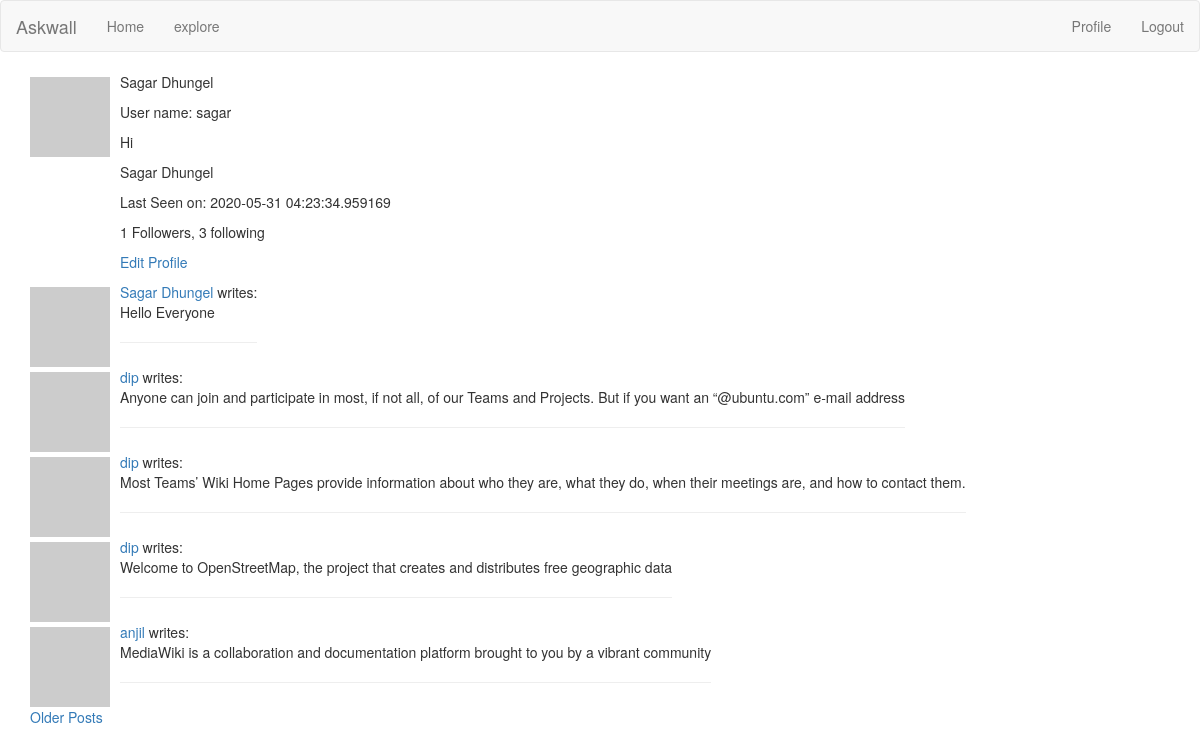
The page /user/sagar (signed in) on the database as committed earlier.
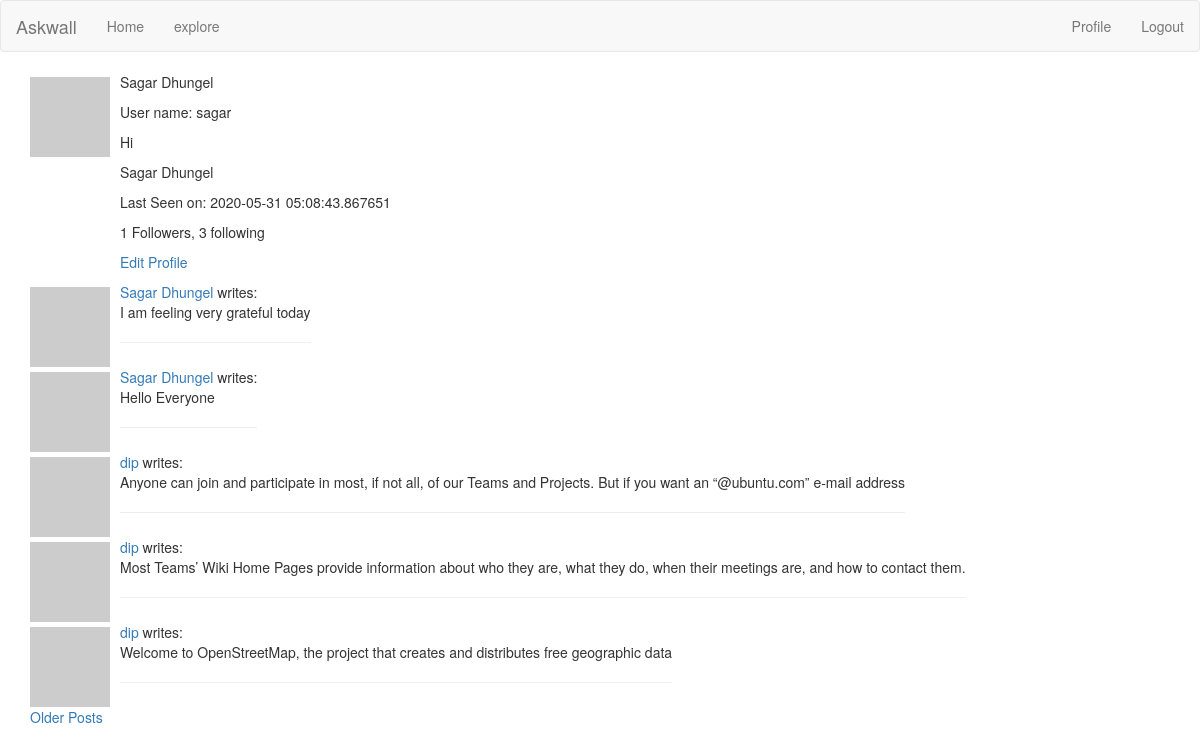
The same page on the database as committed later.
### app/models.py (models this page shows, shortened)
class User(UserMixin, db.Model):
	id = db.Column(db.Integer, primary_key= True)
	username = db.Column(db.String(64), index = True)
	profile_name = db.Column(db.String(64))
	email = db.Column(db.String(120), index = True)
	password_hash = db.Column(db.String(128))
	posts = db.relationship('Post', backref='author', lazy='dynamic')
	about_me = db.Column(db.String(150))
	last_seen = db.Column(db.DateTime, default=datetime.utcnow)
	followed = db.relationship(
		'User', secondary=followers,
		primaryjoin = (followers.c.follower_id == id),
		secondaryjoin = (followers.c.followed_id == id),
		backref = db.backref('followers', lazy='dynamic'), lazy ='dynamic')
	def avatar(self, size):
		digest = md5(self.email.lower().encode('utf-8')).hexdigest()
		return 'http://www.gravatar.com/avatar/{}?d=identicon&s={}'.format(digest, size)

class Post(db.Model):
	id = db.Column(db.Integer, primary_key = True)
	body = db.Column(db.String(140))
	timestamp = db.Column(db.DateTime, index= True, default=datetime.utcnow)
	user_id = db.Column(db.Integer, db.ForeignKey('user.id'))

### app/routes.py (the view)
@app.route('/user/<username>')
@login_required
def user(username):
	user = User.query.filter_by(username=username).first_or_404()
	page = request.args.get('page', 1, type=int)
	posts = Post.query.order_by(Post.timestamp.desc()).paginate(
		page, app.config['POSTS_PER_PAGE'], False)
	next_url = url_for('user', username=user.username, page=posts.next_num) if posts.has_next else None
	prev_url = url_for('user', username=user.username, page = posts.prev_num) if posts.has_prev else None
	form = EmptyForm()
	return render_template('user.html', user=user, posts=posts.items, prev_url=prev_url, next_url=next_url)

### app/models.py (called while the page is built)
@login.user_loader
def load_user(id):
	return User.query.get(int(id))

### app/routes.py (called while the page is built)
@app.before_request
def before_request():
	if current_user.is_authenticated:
		current_user.last_seen = datetime.utcnow()
		db.session.commit()

### app/templates/user.html (shortened to what this page needs)
{% extends "base.html" %}
{% block app_content %}
<div>
	<table>
		<tr valign="top">
			<td><img src="{{ user.avatar(128) }}"></td>
			<td>
				{% if user.profile_name %}
					<p> {{ user.profile_name }}</p>
				{% endif %}
				<p> User name: {{ user.username }}</p>
				{% if user.about_me %}
					<p> {{ user.about_me }}</p>
				{% endif %}
				{% if user.profile_name %}
					<p> {{ user.profile_name }}</p>
				{% endif %}
				{% if user.last_seen %}
					<p>Last Seen on: {{ user.last_seen }}</p>
				{% endif %}
				<p> {{user.followers.count() }} Followers, {{ user.followed.count() }} following</p>
				{% if user == current_user %}
					<p><a href="{{ url_for('edit_profile') }}">Edit Profile</a></p>
				{% elif current_user.is_following(user) %}
				<p><a href="{{ url_for('unfollow', username= user.username) }}">UnFollow</a></p>
				{% elif not current_user.is_following(user) %}
				<p><a href="{{ url_for('follow', username= user.username) }}">Follow</a></p>
				{% endif %}
			</td>
		</tr>
	</table>
	{% for post in posts %}
		{% include "_post.html" %}
	{% endfor %}
	{% if next_url %}
		<a href="{{ next_url }}">Older Posts</a>
	{% endif %}
</div>
{% endblock %}

### app/templates/_post.html
<table>
    <tr valign="top">
        <td><img src="{{ post.author.avatar(40) }}"></td>
        <td>{% if post.author.profile_name %}
	        	<a href="{{ url_for('user', username=post.author.username) }}">{{ post.author.profile_name }}</a>
        	{% else %}
        		<a href="{{ url_for('user', username=post.author.username) }}">{{ post.author.username }}</a>
        	{% endif %} writes:<br>{{ post.body }}<hr></td>
    </tr>
</table>

Rows that differ between the two databases and show on the page:
no longer on this page (row unchanged): Post: author.username "anjil", body "MediaWiki is a collaboration and documentation platform brought to you by a vibrant community"
changed User "Sagar Dhungel": last_seen "2020-05-31 04:23:34.959169" → "2020-05-31 05:08:43.867651"
added Post: author.profile_name "Sagar Dhungel", body "I am feeling very grateful today"
